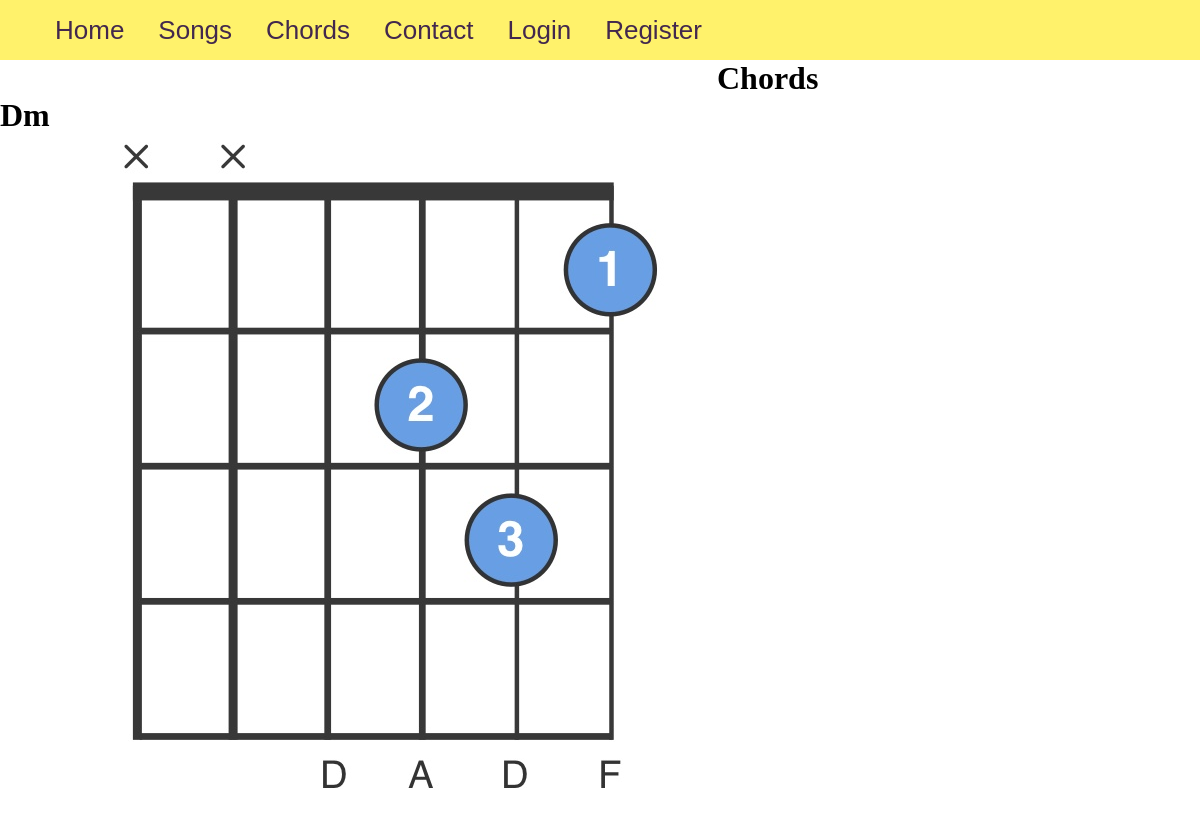
Page /chords/ on the earlier database version.
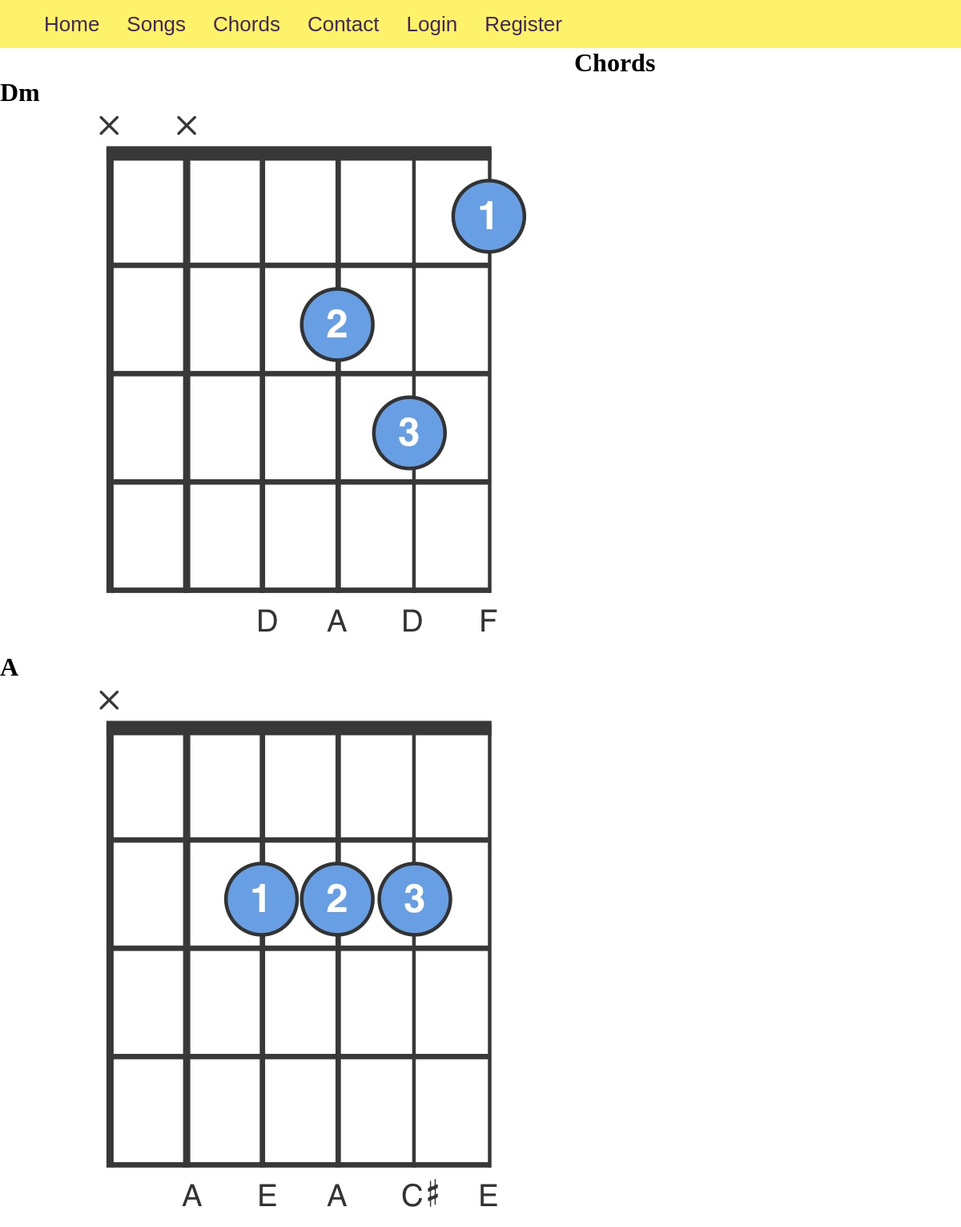
Same page on the later database version.
### guitar/models.py (models this page shows, shortened)
class Chord(models.Model):
    EASY = 'EASY'
    MEDIUM = 'MEDIUM'
    HARD = 'HARD'
    CHORD_LEVEL = [
        (EASY, 'Easy'),
        (MEDIUM, 'Medium'),
        (HARD, 'Hard')
    ]
    level = models.CharField(max_length=6, choices=CHORD_LEVEL)
    name = models.CharField(max_length=15)
    chord_image = models.ImageField(upload_to='chords_pics')

### guitar/views.py (the view)
# urls.py: path('chords/', views.chords, name='chords'),
def chords(request):
    context = {
        'title': 'GUITAR CHORDS',
        'chords': Chord.objects.all()
    }
    return render(request, 'guitar/chords.html', context)

### guitar/templates/guitar/chords.html
{% extends 'guitar/base.html' %}
{% block content %}
    <h1>Chords</h1>
    {% for chord in chords %}
        <h1>{{ chord.name }}</h1>
        <img src="{{ chord.chord_image.url }}" >
    {% endfor %}
{% endblock content %}

### guitar/templates/guitar/base.html (shortened to what this page needs)
{% load static %}
<!DOCTYPE html>
<html lang="en">
<head>
    <link rel="stylesheet" type="text/css" href="{% static 'guitar/style.css' %}">
</head>
<body>
    <nav>
        <ul>
            <div class="float-left">
                <li><a href="{% url 'guitar:home' %}">Home</a></li>
                <li><a href="{% url 'guitar:songs' %}">Songs</a></li>
                <li><a href="{% url 'guitar:chords' %}">Chords</a></li>
                <li><a href="{% url 'guitar:contact' %}">Contact</a></li>
                {% if user.is_authenticated %}
                    <li><a href="{% url 'user:profile' %}">Profile</a></li>
            </div>
            <div class="float-right">
                    <li><a href="{% url 'logout' %}">Logout</a></li>
                {% else %}
                        <li><a href="{% url 'login' %}">Login</a></li>
                        <li><a href="{% url 'user:register' %}">Register</a></li>
                {% endif %}
             </div>
        </ul>
    </nav>
{% block content %}
{% endblock content %}
</body>
</html>

### guitar/static/guitar/style.css (style rules this page uses)
* { margin: 0px; padding: 0px; }
nav { width: 100%; height: 60px; line-height: 60px; background-color: #FFF26B; }
ul { margin-left: 40px; margin-right: 40px; }
ul li { display: inline-block; list-style-type: none; }
.float-left { float: left; }
ul li a { display: block; text-decoration: none; font-size: 26px; font-family: arial; color: #42284D; padding: 0 15px; }

Differences in the rows shown:
added Chord: name "A", chord_image (picture)
